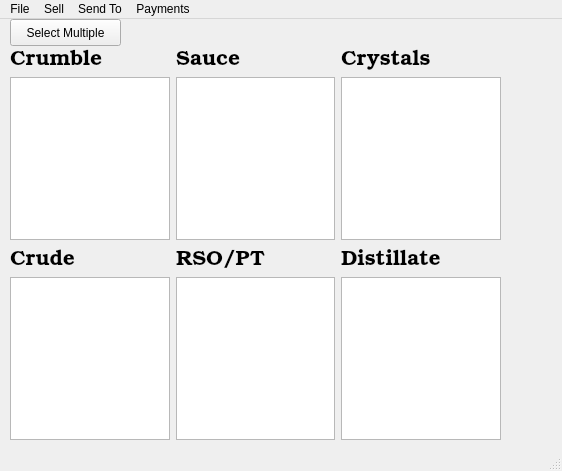
<?xml version="1.0" encoding="UTF-8"?>
<ui version="4.0">
 <class>MainWindow</class>
 <widget class="QMainWindow" name="MainWindow">
  <property name="geometry">
   <rect>
    <x>0</x>
    <y>0</y>
    <width>562</width>
    <height>471</height>
   </rect>
  </property>
  <property name="windowTitle">
   <string>MainWindow</string>
  </property>
  <property name="styleSheet">
   <string notr="true"/>
  </property>
  <widget class="QWidget" name="centralwidget">
   <widget class="QPushButton" name="pushMultiple">
    <property name="geometry">
     <rect>
      <x>10</x>
      <y>0</y>
      <width>111</width>
      <height>27</height>
     </rect>
    </property>
    <property name="text">
     <string>Select Multiple</string>
    </property>
    <property name="checkable">
     <bool>true</bool>
    </property>
   </widget>
   <widget class="QWidget" name="horizontalLayoutWidget">
    <property name="geometry">
     <rect>
      <x>10</x>
      <y>30</y>
      <width>491</width>
      <height>191</height>
     </rect>
    </property>
    <layout class="QHBoxLayout" name="horizontalLayout">
     <item>
      <layout class="QVBoxLayout" name="verticalLayout">
       <item>
        <widget class="QLabel" name="labelCrum">
         <property name="font">
          <font>
           <family>URW Bookman L</family>
           <pointsize>16</pointsize>
          </font>
         </property>
         <property name="text">
          <string>Crumble</string>
         </property>
        </widget>
       </item>
       <item>
        <widget class="QListWidget" name="listCrum">
         <property name="font">
          <font>
           <family>URW Bookman L</family>
           <pointsize>12</pointsize>
          </font>
         </property>
        </widget>
       </item>
      </layout>
     </item>
     <item>
      <layout class="QVBoxLayout" name="verticalLayout_2">
       <item>
        <widget class="QLabel" name="labelLive">
         <property name="font">
          <font>
           <family>URW Bookman L</family>
           <pointsize>16</pointsize>
          </font>
         </property>
         <property name="text">
          <string>Sauce</string>
         </property>
        </widget>
       </item>
       <item>
        <widget class="QListWidget" name="listLive">
         <property name="font">
          <font>
           <family>URW Bookman L</family>
           <pointsize>12</pointsize>
          </font>
         </property>
        </widget>
       </item>
      </layout>
     </item>
     <item>
      <layout class="QVBoxLayout" name="verticalLayout_3">
       <item>
        <widget class="QLabel" name="labelCry">
         <property name="font">
          <font>
           <family>URW Bookman L</family>
           <pointsize>16</pointsize>
          </font>
         </property>
         <property name="text">
          <string>Crystals</string>
         </property>
        </widget>
       </item>
       <item>
        <widget class="QListWidget" name="listCry">
         <property name="font">
          <font>
           <family>URW Bookman L</family>
           <pointsize>12</pointsize>
          </font>
         </property>
        </widget>
       </item>
      </layout>
     </item>
    </layout>
   </widget>
   <widget class="QWidget" name="horizontalLayoutWidget_2">
    <property name="geometry">
     <rect>
      <x>10</x>
      <y>230</y>
      <width>491</width>
      <height>191</height>
     </rect>
    </property>
    <layout class="QHBoxLayout" name="horizontalLayout_2">
     <item>
      <layout class="QVBoxLayout" name="verticalLayout_6">
       <item>
        <widget class="QLabel" name="labelCrude">
         <property name="font">
          <font>
           <family>URW Bookman L</family>
           <pointsize>16</pointsize>
          </font>
         </property>
         <property name="text">
          <string>Crude</string>
         </property>
        </widget>
       </item>
       <item>
        <widget class="QListWidget" name="listCrude"/>
       </item>
      </layout>
     </item>
     <item>
      <layout class="QVBoxLayout" name="verticalLayout_5">
       <item>
        <widget class="QLabel" name="labelRsopt">
         <property name="font">
          <font>
           <family>URW Bookman L</family>
           <pointsize>16</pointsize>
          </font>
         </property>
         <property name="text">
          <string>RSO/PT</string>
         </property>
        </widget>
       </item>
       <item>
        <widget class="QListWidget" name="listRsopt">
         <property name="font">
          <font>
           <family>URW Bookman L</family>
           <pointsize>12</pointsize>
          </font>
         </property>
        </widget>
       </item>
      </layout>
     </item>
     <item>
      <layout class="QVBoxLayout" name="verticalLayout_4">
       <item>
        <widget class="QLabel" name="labelDisto">
         <property name="font">
          <font>
           <family>URW Bookman L</family>
           <pointsize>16</pointsize>
          </font>
         </property>
         <property name="text">
          <string>Distillate</string>
         </property>
        </widget>
       </item>
       <item>
        <widget class="QListWidget" name="listDisto">
         <property name="font">
          <font>
           <family>URW Bookman L</family>
           <pointsize>12</pointsize>
          </font>
         </property>
        </widget>
       </item>
      </layout>
     </item>
    </layout>
   </widget>
  </widget>
  <widget class="QMenuBar" name="menubar">
   <property name="geometry">
    <rect>
     <x>0</x>
     <y>0</y>
     <width>562</width>
     <height>19</height>
    </rect>
   </property>
   <widget class="QMenu" name="menuSell">
    <property name="title">
     <string>Sell</string>
    </property>
    <addaction name="actionSell_Selected"/>
   </widget>
   <widget class="QMenu" name="menuSend_To">
    <property name="title">
     <string>Send To</string>
    </property>
    <addaction name="actionProduct_Management"/>
   </widget>
   <widget class="QMenu" name="menuAccept_Payment">
    <property name="title">
     <string>Payments</string>
    </property>
    <addaction name="actionPending_Payments"/>
    <addaction name="actionPayments_Recieved"/>
   </widget>
   <widget class="QMenu" name="menuQuit">
    <property name="title">
     <string>File</string>
    </property>
    <addaction name="quit_button"/>
   </widget>
   <addaction name="menuQuit"/>
   <addaction name="menuSell"/>
   <addaction name="menuSend_To"/>
   <addaction name="menuAccept_Payment"/>
  </widget>
  <widget class="QStatusBar" name="statusbar"/>
  <action name="actionSell_Selected">
   <property name="text">
    <string>Sell Selected</string>
   </property>
  </action>
  <action name="actionProduct_Management">
   <property name="text">
    <string>Product Management</string>
   </property>
  </action>
  <action name="actionPending_Payments">
   <property name="text">
    <string>Pending Payments...</string>
   </property>
  </action>
  <action name="actionPayments_Recieved">
   <property name="text">
    <string>Payments Recieved...</string>
   </property>
  </action>
  <action name="actionCustomer_Relations">
   <property name="text">
    <string>Customer Relations</string>
   </property>
  </action>
  <action name="actionIntake">
   <property name="text">
    <string>Intake</string>
   </property>
  </action>
  <action name="actionLab">
   <property name="text">
    <string>Lab</string>
   </property>
  </action>
  <action name="actionFinishing">
   <property name="text">
    <string>Finishing</string>
   </property>
  </action>
  <action name="actionYield">
   <property name="text">
    <string>Yield</string>
   </property>
  </action>
  <action name="actionProduct_Management_2">
   <property name="text">
    <string>Product Management</string>
   </property>
  </action>
  <action name="actionPackaging">
   <property name="text">
    <string>Packaging</string>
   </property>
  </action>
  <action name="actionDistillate">
   <property name="text">
    <string>Distillate</string>
   </property>
  </action>
  <action name="actionPage_Switch_On_Off">
   <property name="checkable">
    <bool>true</bool>
   </property>
   <property name="checked">
    <bool>true</bool>
   </property>
   <property name="text">
    <string>Page Switch On/Off</string>
   </property>
  </action>
  <action name="quit_button">
   <property name="text">
    <string>Exit</string>
   </property>
  </action>
 </widget>
 <resources/>
 <connections/>
</ui>
